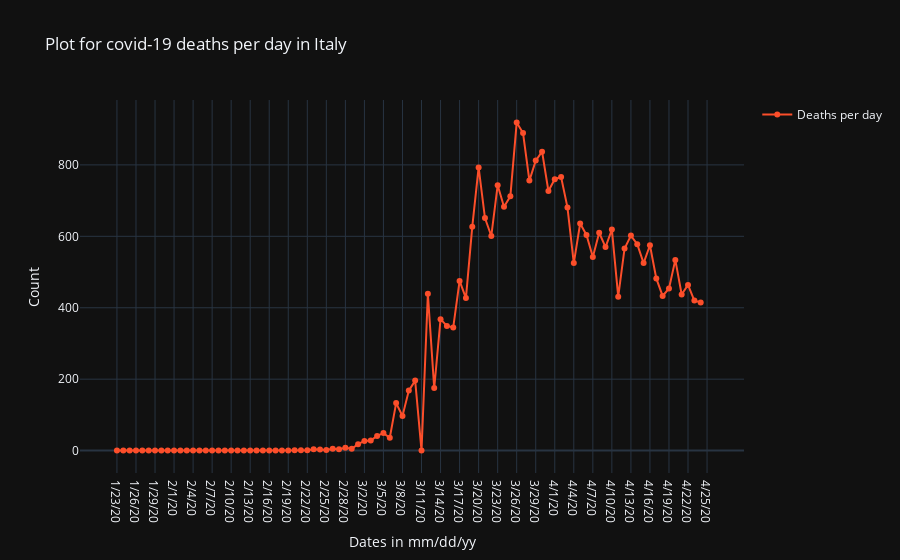

Here is the notebook cell this chart was saved with:
### Code cell
dnf_fig.show()

### Figure 1 — Plotly figure (JSON) as saved in the notebook; plotly's stock layout.template omitted (floating-point values rounded to 4 significant figures)
{"data": [{"line": {"color": "#FC4E2A"}, "mode": "lines+markers", "name": "Deaths per day", "type": "scatter", "x": ["1/23/20", "1/24/20", "1/25/20", "1/26/20", "1/27/20", "1/28/20", "1/29/20", "1/30/20", "1/31/20", "2/1/20", "2/2/20", "2/3/20", "2/4/20", "2/5/20", "2/6/20", "2/7/20", "2/8/20", "2/9/20", "2/10/20", "2/11/20", "2/12/20", "2/13/20", "2/14/20", "2/15/20", "2/16/20", "2/17/20", "2/18/20", "2/19/20", "2/20/20", "2/21/20", "2/22/20", "2/23/20", "2/24/20", "2/25/20", "2/26/20", "2/27/20", "2/28/20", "2/29/20", "3/1/20", "3/2/20", "3/3/20", "3/4/20", "3/5/20", "3/6/20", "3/7/20", "3/8/20", "3/9/20", "3/10/20", "3/11/20", "3/12/20", "3/13/20", "3/14/20", "3/15/20", "3/16/20", "3/17/20", "3/18/20", "3/19/20", "3/20/20", "3/21/20", "3/22/20", "3/23/20", "3/24/20", "3/25/20", "3/26/20", "3/27/20", "3/28/20", "3/29/20", "3/30/20", "3/31/20", "4/1/20", "4/2/20", "4/3/20", "4/4/20", "4/5/20", "4/6/20", "4/7/20", "4/8/20", "4/9/20", "4/10/20", "4/11/20", "4/12/20", "4/13/20", "4/14/20", "4/15/20", "4/16/20", "4/17/20", "4/18/20", "4/19/20", "4/20/20", "4/21/20", "4/22/20", "4/23/20", "4/24/20", "4/25/20"], "y": [0, 0, 0, 0, 0, 0, 0, 0, 0, 0, 0, 0, 0, 0, 0, 0, 0, 0, 0, 0, 0, 0, 0, 0, 0, 0, 0, 0, 1, 1, 1, 4, 3, 2, 5, 4, 8, 5, 18, 27, 28, 41, 49, 36, 133, 97, 168, 196, 0, 439, 175, 368, 349, 345, 475, 427, 627, 793, 651, 601, 743, 683, 712, 919, 889, 756, 812, 837, 727, 760, 766, 681, 525, 636, 604, 542, 610, 570, 619, 431, 566, 602, 578, 525, 575, 482, 433, 454, 534, 437, 464, 420, 415, null]}], "layout": {"showlegend": true, "title": {"text": "Plot for covid-19 deaths per day in Italy"}, "xaxis": {"title": {"text": "Dates in mm/dd/yy"}}, "yaxis": {"title": {"text": "Count"}}}}
